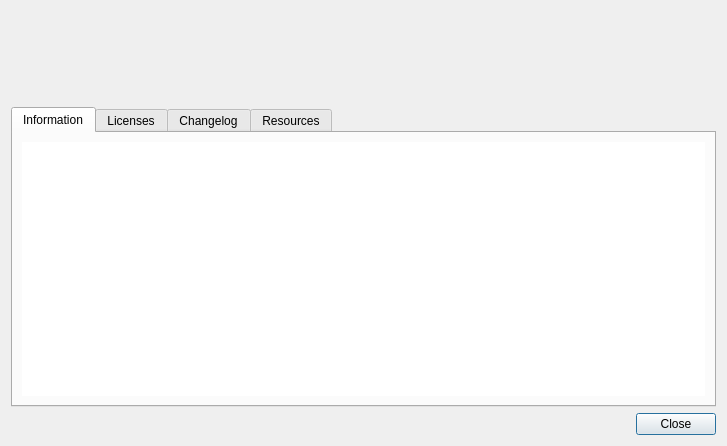
<?xml version="1.0" encoding="UTF-8"?>
<ui version="4.0">
 <class>FormAbout</class>
 <widget class="QDialog" name="FormAbout">
  <property name="geometry">
   <rect>
    <x>0</x>
    <y>0</y>
    <width>727</width>
    <height>446</height>
   </rect>
  </property>
  <property name="windowTitle">
   <string notr="true"/>
  </property>
  <property name="locale">
   <locale language="English" country="UnitedStates"/>
  </property>
  <layout class="QVBoxLayout" name="verticalLayout">
   <item>
    <layout class="QFormLayout" name="m_formLayout">
     <property name="fieldGrowthPolicy">
      <enum>QFormLayout::AllNonFixedFieldsGrow</enum>
     </property>
     <item row="0" column="0">
      <widget class="QLabel" name="m_lblIcon">
       <property name="minimumSize">
        <size>
         <width>90</width>
         <height>90</height>
        </size>
       </property>
       <property name="maximumSize">
        <size>
         <width>90</width>
         <height>90</height>
        </size>
       </property>
       <property name="styleSheet">
        <string notr="true"/>
       </property>
       <property name="locale">
        <locale language="English" country="UnitedStates"/>
       </property>
       <property name="text">
        <string/>
       </property>
       <property name="textFormat">
        <enum>Qt::RichText</enum>
       </property>
       <property name="scaledContents">
        <bool>true</bool>
       </property>
       <property name="alignment">
        <set>Qt::AlignCenter</set>
       </property>
      </widget>
     </item>
     <item row="0" column="1">
      <widget class="QLabel" name="m_lblDesc">
       <property name="minimumSize">
        <size>
         <width>0</width>
         <height>60</height>
        </size>
       </property>
       <property name="locale">
        <locale language="English" country="UnitedStates"/>
       </property>
       <property name="text">
        <string/>
       </property>
       <property name="textFormat">
        <enum>Qt::RichText</enum>
       </property>
       <property name="alignment">
        <set>Qt::AlignLeading|Qt::AlignLeft|Qt::AlignVCenter</set>
       </property>
       <property name="textInteractionFlags">
        <set>Qt::LinksAccessibleByMouse|Qt::TextSelectableByMouse</set>
       </property>
      </widget>
     </item>
    </layout>
   </item>
   <item>
    <widget class="QTabWidget" name="m_tabAbout">
     <property name="styleSheet">
      <string notr="true"/>
     </property>
     <property name="locale">
      <locale language="English" country="UnitedStates"/>
     </property>
     <property name="currentIndex">
      <number>0</number>
     </property>
     <widget class="QWidget" name="m_tabInfo">
      <attribute name="title">
       <string>Information</string>
      </attribute>
      <layout class="QVBoxLayout" name="verticalLayout_2">
       <item>
        <widget class="QTextBrowser" name="m_txtInfo">
         <property name="font">
          <font>
           <family>DejaVu Sans Mono</family>
          </font>
         </property>
         <property name="contextMenuPolicy">
          <enum>Qt::DefaultContextMenu</enum>
         </property>
         <property name="styleSheet">
          <string notr="true"/>
         </property>
         <property name="frameShape">
          <enum>QFrame::NoFrame</enum>
         </property>
         <property name="undoRedoEnabled">
          <bool>false</bool>
         </property>
         <property name="readOnly">
          <bool>true</bool>
         </property>
         <property name="html">
          <string notr="true">&lt;!DOCTYPE HTML PUBLIC &quot;-//W3C//DTD HTML 4.0//EN&quot; &quot;http://www.w3.org/TR/REC-html40/strict.dtd&quot;&gt;
&lt;html&gt;&lt;head&gt;&lt;meta name=&quot;qrichtext&quot; content=&quot;1&quot; /&gt;&lt;style type=&quot;text/css&quot;&gt;
p, li { white-space: pre-wrap; }
&lt;/style&gt;&lt;/head&gt;&lt;body style=&quot; font-family:'DejaVu Sans Mono'; font-size:8.25pt; font-weight:400; font-style:normal;&quot;&gt;
&lt;p style=&quot;-qt-paragraph-type:empty; margin-top:0px; margin-bottom:0px; margin-left:0px; margin-right:0px; -qt-block-indent:0; text-indent:0px; font-family:'Sans Serif'; font-size:9pt;&quot;&gt;&lt;br /&gt;&lt;/p&gt;&lt;/body&gt;&lt;/html&gt;</string>
         </property>
         <property name="acceptRichText">
          <bool>false</bool>
         </property>
         <property name="textInteractionFlags">
          <set>Qt::LinksAccessibleByMouse|Qt::TextSelectableByMouse</set>
         </property>
         <property name="searchPaths">
          <stringlist/>
         </property>
         <property name="openExternalLinks">
          <bool>true</bool>
         </property>
        </widget>
       </item>
      </layout>
     </widget>
     <widget class="QWidget" name="m_tabLicenses">
      <attribute name="title">
       <string>Licenses</string>
      </attribute>
      <layout class="QVBoxLayout" name="verticalLayout_4">
       <item>
        <widget class="QToolBox" name="m_toolBox">
         <property name="currentIndex">
          <number>0</number>
         </property>
         <widget class="QWidget" name="page_GNU_GPL">
          <property name="geometry">
           <rect>
            <x>0</x>
            <y>0</y>
            <width>685</width>
            <height>130</height>
           </rect>
          </property>
          <property name="autoFillBackground">
           <bool>true</bool>
          </property>
          <attribute name="label">
           <string>GNU GPL License (Textosaurus source code)</string>
          </attribute>
          <attribute name="toolTip">
           <string>GNU GPL License</string>
          </attribute>
          <layout class="QVBoxLayout" name="verticalLayout_3">
           <property name="leftMargin">
            <number>0</number>
           </property>
           <property name="topMargin">
            <number>0</number>
           </property>
           <property name="rightMargin">
            <number>0</number>
           </property>
           <property name="bottomMargin">
            <number>0</number>
           </property>
           <item>
            <widget class="QTextBrowser" name="m_txtLicenseGnu">
             <property name="font">
              <font>
               <family>DejaVu Sans Mono</family>
              </font>
             </property>
             <property name="styleSheet">
              <string notr="true"/>
             </property>
             <property name="frameShape">
              <enum>QFrame::NoFrame</enum>
             </property>
             <property name="horizontalScrollBarPolicy">
              <enum>Qt::ScrollBarAlwaysOff</enum>
             </property>
             <property name="autoFormatting">
              <set>QTextEdit::AutoNone</set>
             </property>
             <property name="undoRedoEnabled">
              <bool>false</bool>
             </property>
             <property name="lineWrapMode">
              <enum>QTextEdit::WidgetWidth</enum>
             </property>
             <property name="readOnly">
              <bool>true</bool>
             </property>
             <property name="html">
              <string notr="true">&lt;!DOCTYPE HTML PUBLIC &quot;-//W3C//DTD HTML 4.0//EN&quot; &quot;http://www.w3.org/TR/REC-html40/strict.dtd&quot;&gt;
&lt;html&gt;&lt;head&gt;&lt;meta name=&quot;qrichtext&quot; content=&quot;1&quot; /&gt;&lt;style type=&quot;text/css&quot;&gt;
p, li { white-space: pre-wrap; }
&lt;/style&gt;&lt;/head&gt;&lt;body style=&quot; font-family:'DejaVu Sans Mono'; font-size:8.25pt; font-weight:400; font-style:normal;&quot;&gt;
&lt;p style=&quot;-qt-paragraph-type:empty; margin-top:0px; margin-bottom:0px; margin-left:0px; margin-right:0px; -qt-block-indent:0; text-indent:0px; font-family:'Sans Serif'; font-size:9pt;&quot;&gt;&lt;br /&gt;&lt;/p&gt;&lt;/body&gt;&lt;/html&gt;</string>
             </property>
             <property name="textInteractionFlags">
              <set>Qt::LinksAccessibleByMouse|Qt::TextSelectableByMouse</set>
             </property>
             <property name="openExternalLinks">
              <bool>true</bool>
             </property>
            </widget>
           </item>
          </layout>
         </widget>
         <widget class="QWidget" name="page_GNU_LGPL">
          <property name="geometry">
           <rect>
            <x>0</x>
            <y>0</y>
            <width>83</width>
            <height>69</height>
           </rect>
          </property>
          <attribute name="label">
           <string>GNU LGPL License (Qt library; static/dynamic linkage)</string>
          </attribute>
          <layout class="QVBoxLayout" name="verticalLayout_8">
           <property name="leftMargin">
            <number>0</number>
           </property>
           <property name="topMargin">
            <number>0</number>
           </property>
           <property name="rightMargin">
            <number>0</number>
           </property>
           <property name="bottomMargin">
            <number>0</number>
           </property>
           <item>
            <widget class="QTextBrowser" name="m_txtLicenseGnuLgpl">
             <property name="font">
              <font>
               <family>DejaVu Sans Mono</family>
              </font>
             </property>
             <property name="styleSheet">
              <string notr="true"/>
             </property>
             <property name="frameShape">
              <enum>QFrame::NoFrame</enum>
             </property>
             <property name="horizontalScrollBarPolicy">
              <enum>Qt::ScrollBarAlwaysOff</enum>
             </property>
             <property name="autoFormatting">
              <set>QTextEdit::AutoNone</set>
             </property>
             <property name="undoRedoEnabled">
              <bool>false</bool>
             </property>
             <property name="lineWrapMode">
              <enum>QTextEdit::WidgetWidth</enum>
             </property>
             <property name="readOnly">
              <bool>true</bool>
             </property>
             <property name="html">
              <string notr="true">&lt;!DOCTYPE HTML PUBLIC &quot;-//W3C//DTD HTML 4.0//EN&quot; &quot;http://www.w3.org/TR/REC-html40/strict.dtd&quot;&gt;
&lt;html&gt;&lt;head&gt;&lt;meta name=&quot;qrichtext&quot; content=&quot;1&quot; /&gt;&lt;style type=&quot;text/css&quot;&gt;
p, li { white-space: pre-wrap; }
&lt;/style&gt;&lt;/head&gt;&lt;body style=&quot; font-family:'DejaVu Sans Mono'; font-size:8.25pt; font-weight:400; font-style:normal;&quot;&gt;
&lt;p style=&quot;-qt-paragraph-type:empty; margin-top:0px; margin-bottom:0px; margin-left:0px; margin-right:0px; -qt-block-indent:0; text-indent:0px; font-family:'Sans Serif'; font-size:9pt;&quot;&gt;&lt;br /&gt;&lt;/p&gt;&lt;/body&gt;&lt;/html&gt;</string>
             </property>
             <property name="textInteractionFlags">
              <set>Qt::LinksAccessibleByMouse|Qt::TextSelectableByMouse</set>
             </property>
             <property name="openExternalLinks">
              <bool>true</bool>
             </property>
            </widget>
           </item>
          </layout>
         </widget>
         <widget class="QWidget" name="page_Mozilla">
          <property name="geometry">
           <rect>
            <x>0</x>
            <y>0</y>
            <width>83</width>
            <height>69</height>
           </rect>
          </property>
          <attribute name="label">
           <string>Mozilla Public License (uchardet source code)</string>
          </attribute>
          <layout class="QVBoxLayout" name="verticalLayout_5">
           <property name="leftMargin">
            <number>0</number>
           </property>
           <property name="topMargin">
            <number>0</number>
           </property>
           <property name="rightMargin">
            <number>0</number>
           </property>
           <property name="bottomMargin">
            <number>0</number>
           </property>
           <item>
            <widget class="QTextBrowser" name="m_txtLicenseMpl">
             <property name="font">
              <font>
               <family>DejaVu Sans Mono</family>
              </font>
             </property>
             <property name="styleSheet">
              <string notr="true"/>
             </property>
             <property name="frameShape">
              <enum>QFrame::NoFrame</enum>
             </property>
             <property name="horizontalScrollBarPolicy">
              <enum>Qt::ScrollBarAlwaysOff</enum>
             </property>
             <property name="autoFormatting">
              <set>QTextEdit::AutoNone</set>
             </property>
             <property name="undoRedoEnabled">
              <bool>false</bool>
             </property>
             <property name="lineWrapMode">
              <enum>QTextEdit::WidgetWidth</enum>
             </property>
             <property name="readOnly">
              <bool>true</bool>
             </property>
             <property name="html">
              <string notr="true">&lt;!DOCTYPE HTML PUBLIC &quot;-//W3C//DTD HTML 4.0//EN&quot; &quot;http://www.w3.org/TR/REC-html40/strict.dtd&quot;&gt;
&lt;html&gt;&lt;head&gt;&lt;meta name=&quot;qrichtext&quot; content=&quot;1&quot; /&gt;&lt;style type=&quot;text/css&quot;&gt;
p, li { white-space: pre-wrap; }
&lt;/style&gt;&lt;/head&gt;&lt;body style=&quot; font-family:'DejaVu Sans Mono'; font-size:8.25pt; font-weight:400; font-style:normal;&quot;&gt;
&lt;p style=&quot;-qt-paragraph-type:empty; margin-top:0px; margin-bottom:0px; margin-left:0px; margin-right:0px; -qt-block-indent:0; text-indent:0px; font-family:'Sans Serif'; font-size:9pt;&quot;&gt;&lt;br /&gt;&lt;/p&gt;&lt;/body&gt;&lt;/html&gt;</string>
             </property>
             <property name="textInteractionFlags">
              <set>Qt::LinksAccessibleByMouse|Qt::TextSelectableByMouse</set>
             </property>
             <property name="openExternalLinks">
              <bool>true</bool>
             </property>
            </widget>
           </item>
          </layout>
         </widget>
         <widget class="QWidget" name="page_Hoedown">
          <property name="geometry">
           <rect>
            <x>0</x>
            <y>0</y>
            <width>685</width>
            <height>130</height>
           </rect>
          </property>
          <attribute name="label">
           <string>MIT License (Hoextdown source code)</string>
          </attribute>
          <layout class="QVBoxLayout" name="verticalLayout_6">
           <property name="leftMargin">
            <number>0</number>
           </property>
           <property name="topMargin">
            <number>0</number>
           </property>
           <property name="rightMargin">
            <number>0</number>
           </property>
           <property name="bottomMargin">
            <number>0</number>
           </property>
           <item>
            <widget class="QTextBrowser" name="m_txtLicenseHoedown">
             <property name="font">
              <font>
               <family>DejaVu Sans Mono</family>
              </font>
             </property>
             <property name="styleSheet">
              <string notr="true"/>
             </property>
             <property name="frameShape">
              <enum>QFrame::NoFrame</enum>
             </property>
             <property name="horizontalScrollBarPolicy">
              <enum>Qt::ScrollBarAlwaysOff</enum>
             </property>
             <property name="autoFormatting">
              <set>QTextEdit::AutoNone</set>
             </property>
             <property name="undoRedoEnabled">
              <bool>false</bool>
             </property>
             <property name="lineWrapMode">
              <enum>QTextEdit::WidgetWidth</enum>
             </property>
             <property name="readOnly">
              <bool>true</bool>
             </property>
             <property name="html">
              <string notr="true">&lt;!DOCTYPE HTML PUBLIC &quot;-//W3C//DTD HTML 4.0//EN&quot; &quot;http://www.w3.org/TR/REC-html40/strict.dtd&quot;&gt;
&lt;html&gt;&lt;head&gt;&lt;meta name=&quot;qrichtext&quot; content=&quot;1&quot; /&gt;&lt;style type=&quot;text/css&quot;&gt;
p, li { white-space: pre-wrap; }
&lt;/style&gt;&lt;/head&gt;&lt;body style=&quot; font-family:'DejaVu Sans Mono'; font-size:8.25pt; font-weight:400; font-style:normal;&quot;&gt;
&lt;p style=&quot;-qt-paragraph-type:empty; margin-top:0px; margin-bottom:0px; margin-left:0px; margin-right:0px; -qt-block-indent:0; text-indent:0px; font-family:'Sans Serif'; font-size:9pt;&quot;&gt;&lt;br /&gt;&lt;/p&gt;&lt;/body&gt;&lt;/html&gt;</string>
             </property>
             <property name="textInteractionFlags">
              <set>Qt::LinksAccessibleByMouse|Qt::TextSelectableByMouse</set>
             </property>
             <property name="openExternalLinks">
              <bool>true</bool>
             </property>
            </widget>
           </item>
          </layout>
         </widget>
        </widget>
       </item>
       <item>
        <widget class="QLabel" name="m_lblLicenses">
         <property name="text">
          <string>Licenses page is available only in English language.</string>
         </property>
        </widget>
       </item>
      </layout>
     </widget>
     <widget class="QWidget" name="m_tabChangelog">
      <attribute name="title">
       <string>Changelog</string>
      </attribute>
      <layout class="QVBoxLayout" name="verticalLayout_7">
       <item>
        <widget class="QTextBrowser" name="m_txtChangelog">
         <property name="font">
          <font>
           <family>DejaVu Sans Mono</family>
          </font>
         </property>
         <property name="frameShape">
          <enum>QFrame::NoFrame</enum>
         </property>
         <property name="undoRedoEnabled">
          <bool>false</bool>
         </property>
         <property name="html">
          <string notr="true">&lt;!DOCTYPE HTML PUBLIC &quot;-//W3C//DTD HTML 4.0//EN&quot; &quot;http://www.w3.org/TR/REC-html40/strict.dtd&quot;&gt;
&lt;html&gt;&lt;head&gt;&lt;meta name=&quot;qrichtext&quot; content=&quot;1&quot; /&gt;&lt;style type=&quot;text/css&quot;&gt;
p, li { white-space: pre-wrap; }
&lt;/style&gt;&lt;/head&gt;&lt;body style=&quot; font-family:'DejaVu Sans Mono'; font-size:8.25pt; font-weight:400; font-style:normal;&quot;&gt;
&lt;p style=&quot;-qt-paragraph-type:empty; margin-top:0px; margin-bottom:0px; margin-left:0px; margin-right:0px; -qt-block-indent:0; text-indent:0px; font-family:'Sans Serif'; font-size:9pt;&quot;&gt;&lt;br /&gt;&lt;/p&gt;&lt;/body&gt;&lt;/html&gt;</string>
         </property>
         <property name="acceptRichText">
          <bool>false</bool>
         </property>
         <property name="textInteractionFlags">
          <set>Qt::LinksAccessibleByMouse|Qt::TextSelectableByMouse</set>
         </property>
         <property name="openExternalLinks">
          <bool>true</bool>
         </property>
        </widget>
       </item>
       <item>
        <widget class="QLabel" name="m_lblChangelog">
         <property name="text">
          <string>Changelog page is available only in English language.</string>
         </property>
        </widget>
       </item>
      </layout>
     </widget>
     <widget class="QWidget" name="m_tabPaths">
      <attribute name="title">
       <string>Resources</string>
      </attribute>
      <layout class="QFormLayout" name="formLayout">
       <property name="fieldGrowthPolicy">
        <enum>QFormLayout::ExpandingFieldsGrow</enum>
       </property>
       <item row="0" column="0">
        <widget class="QLabel" name="label">
         <property name="text">
          <string>Settings type</string>
         </property>
        </widget>
       </item>
       <item row="0" column="1">
        <widget class="QLineEdit" name="m_txtPathsSettingsType">
         <property name="readOnly">
          <bool>true</bool>
         </property>
        </widget>
       </item>
       <item row="1" column="0">
        <widget class="QLabel" name="label_2">
         <property name="text">
          <string>Settings file</string>
         </property>
        </widget>
       </item>
       <item row="1" column="1">
        <widget class="QLineEdit" name="m_txtPathsSettingsFile">
         <property name="readOnly">
          <bool>true</bool>
         </property>
        </widget>
       </item>
      </layout>
     </widget>
    </widget>
   </item>
   <item>
    <widget class="QDialogButtonBox" name="m_buttonBox">
     <property name="standardButtons">
      <set>QDialogButtonBox::Close</set>
     </property>
    </widget>
   </item>
  </layout>
 </widget>
 <tabstops>
  <tabstop>m_tabAbout</tabstop>
  <tabstop>m_txtInfo</tabstop>
  <tabstop>m_txtLicenseGnu</tabstop>
  <tabstop>m_txtChangelog</tabstop>
  <tabstop>m_txtPathsSettingsType</tabstop>
  <tabstop>m_txtPathsSettingsFile</tabstop>
 </tabstops>
 <resources/>
 <connections>
  <connection>
   <sender>m_buttonBox</sender>
   <signal>clicked(QAbstractButton*)</signal>
   <receiver>FormAbout</receiver>
   <slot>accept()</slot>
   <hints>
    <hint type="sourcelabel">
     <x>363</x>
     <y>425</y>
    </hint>
    <hint type="destinationlabel">
     <x>363</x>
     <y>222</y>
    </hint>
   </hints>
  </connection>
 </connections>
</ui>
